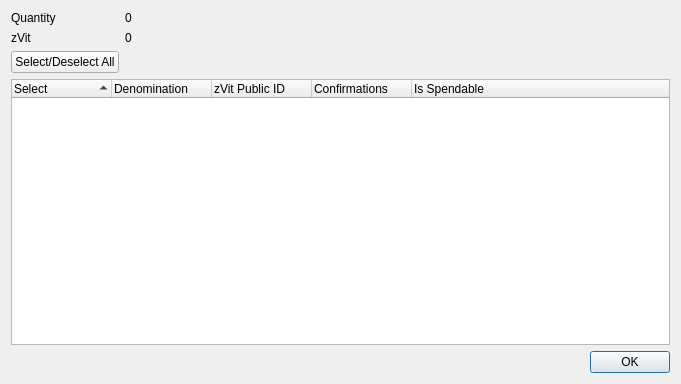
<?xml version="1.0" encoding="UTF-8"?>
<ui version="4.0">
 <class>ZVitControlDialog</class>
 <widget class="QDialog" name="ZVitControlDialog">
  <property name="geometry">
   <rect>
    <x>0</x>
    <y>0</y>
    <width>681</width>
    <height>384</height>
   </rect>
  </property>
  <property name="minimumSize">
   <size>
    <width>681</width>
    <height>384</height>
   </size>
  </property>
  <property name="windowTitle">
   <string>Select zVit to Spend</string>
  </property>
  <layout class="QGridLayout" name="gridLayout">
   <item row="0" column="0">
    <layout class="QFormLayout" name="formLayout">
     <property name="sizeConstraint">
      <enum>QLayout::SetDefaultConstraint</enum>
     </property>
     <item row="0" column="0">
      <widget class="QLabel" name="labelQuantity">
       <property name="text">
        <string>Quantity</string>
       </property>
      </widget>
     </item>
     <item row="0" column="1">
      <widget class="QLabel" name="labelQuantity_int">
       <property name="text">
        <string>0</string>
       </property>
      </widget>
     </item>
     <item row="1" column="0">
      <widget class="QLabel" name="labelZVit">
       <property name="text">
        <string>zVit</string>
       </property>
      </widget>
     </item>
     <item row="1" column="1">
      <widget class="QLabel" name="labelZVit_int">
       <property name="text">
        <string>0</string>
       </property>
      </widget>
     </item>
     <item row="2" column="0">
      <widget class="QPushButton" name="pushButtonAll">
       <property name="text">
        <string>Select/Deselect All</string>
       </property>
      </widget>
     </item>
    </layout>
   </item>
   <item row="1" column="0">
    <layout class="QVBoxLayout" name="verticalLayout">
     <item>
      <widget class="QTreeWidget" name="treeWidget">
       <property name="minimumSize">
        <size>
         <width>0</width>
         <height>250</height>
        </size>
       </property>
       <property name="alternatingRowColors">
        <bool>true</bool>
       </property>
       <property name="sortingEnabled">
        <bool>true</bool>
       </property>
       <property name="columnCount">
        <number>5</number>
       </property>
       <attribute name="headerDefaultSectionSize">
        <number>100</number>
       </attribute>
       <column>
        <property name="text">
         <string notr="true">Select</string>
        </property>
       </column>
       <column>
        <property name="text">
         <string notr="true">Denomination</string>
        </property>
       </column>
       <column>
        <property name="text">
         <string notr="true">zVit Public ID</string>
        </property>
       </column>
       <column>
        <property name="text">
         <string notr="true">Confirmations</string>
        </property>
       </column>
       <column>
        <property name="text">
         <string>Is Spendable</string>
        </property>
       </column>
      </widget>
     </item>
     <item>
      <widget class="QDialogButtonBox" name="buttonBox">
       <property name="orientation">
        <enum>Qt::Horizontal</enum>
       </property>
       <property name="standardButtons">
        <set>QDialogButtonBox::Ok</set>
       </property>
      </widget>
     </item>
    </layout>
   </item>
  </layout>
 </widget>
 <resources/>
 <connections>
  <connection>
   <sender>buttonBox</sender>
   <signal>accepted()</signal>
   <receiver>ZVitControlDialog</receiver>
   <slot>accept()</slot>
   <hints>
    <hint type="sourcelabel">
     <x>248</x>
     <y>254</y>
    </hint>
    <hint type="destinationlabel">
     <x>157</x>
     <y>274</y>
    </hint>
   </hints>
  </connection>
  <connection>
   <sender>buttonBox</sender>
   <signal>rejected()</signal>
   <receiver>ZVitControlDialog</receiver>
   <slot>reject()</slot>
   <hints>
    <hint type="sourcelabel">
     <x>316</x>
     <y>260</y>
    </hint>
    <hint type="destinationlabel">
     <x>286</x>
     <y>274</y>
    </hint>
   </hints>
  </connection>
 </connections>
</ui>
